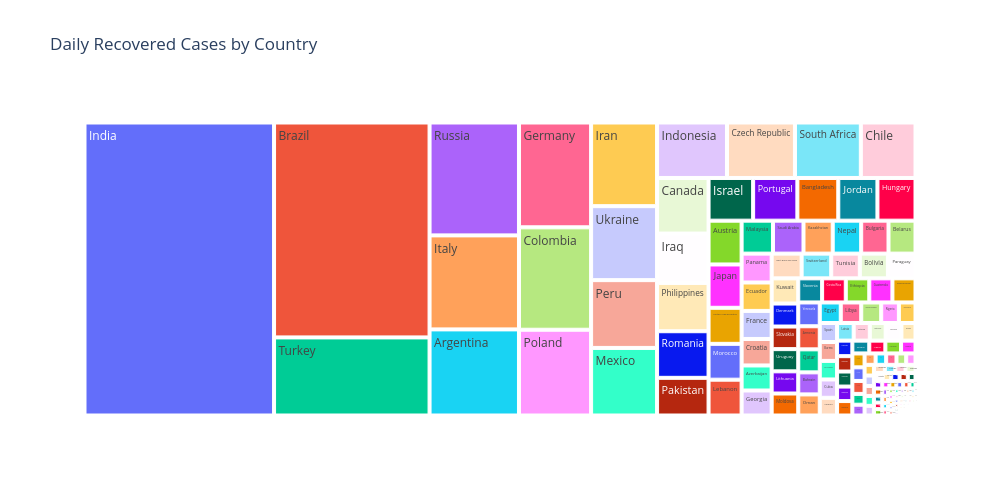

Write notebook code for a chart like this one.
### Markdown cell above
А теперь построим что-нибудь новенькое, специфичное для библиотеки plotly. Например график treemap() (древесная или иерархическая диаграмма). Такой график используется для исследования показателя, когда число возможных категорий велико (например, число стран в таблице covid_df).

Основные параметры метода treemap():
* data_frame - ну собственно DataFrame, по которому строим график
* path - категориальные признаки (их может быть несколько), в разрезе которых строится диаграмма
* values - показатель, по которому рассчитываются размеры прямоугольников

Построим иерархическую диаграмму для среднего ежедневного показателя выздоровевших пациентов (daily_recovered) во всех странах.

### Code cell
#считаем среднее ежедневно фиксируемое количество выздоровевших по странам
treemap_data = covid_df.groupby(
    by='country',
    as_index=False
)[['daily_recovered']].mean()

#строим график
fig = px.treemap(
    data_frame=treemap_data, #DataFrame
    path=['country'], #категориальный признак, для которого строится график
    values='daily_recovered', #параметр, который сравнивается
    height=500, #высота
    width=1000, #ширина
    title='Daily Recovered Cases by Country' #заголовок
)

#отображаем график
fig.show()

### Figure 1 — Plotly figure (JSON) as saved in the notebook; plotly's stock layout.template omitted (floating-point values rounded to 4 significant figures; data arrays with more than 128 entries replaced by an {"elided": "..."} marker saying what was removed)
{"data": [{"branchvalues": "total", "domain": {"x": [0, 1], "y": [0, 1]}, "hovertemplate": "labels=%{label}<br>daily_recovered=%{value}<br>parent=%{parent}<br>id=%{id}<extra></extra>", "ids": {"elided": "221 str values"}, "labels": {"elided": "221 str values"}, "name": "", "parents": {"elided": "221 str values"}, "type": "treemap", "values": {"elided": "221 float values"}}], "layout": {"height": 500, "legend": {"tracegroupgap": 0}, "title": {"text": "Daily Recovered Cases by Country"}, "width": 1000}}
